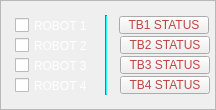
   <widget class="QFrame" name="robotViewerBase">
    <property name="geometry">
     <rect>
      <x>1063</x>
      <y>100</y>
      <width>216</width>
      <height>110</height>
     </rect>
    </property>
    <property name="frameShape">
     <enum>QFrame::StyledPanel</enum>
    </property>
    <property name="frameShadow">
     <enum>QFrame::Raised</enum>
    </property>
    <widget class="Line" name="robot_Viewer_Line">
     <property name="geometry">
      <rect>
       <x>105</x>
       <y>15</y>
       <width>2</width>
       <height>80</height>
      </rect>
     </property>
     <property name="styleSheet">
      <string notr="true">background: #1DDED8;</string>
     </property>
     <property name="orientation">
      <enum>Qt::Vertical</enum>
     </property>
    </widget>
    <widget class="QPushButton" name="robot_TB1_Status">
     <property name="geometry">
      <rect>
       <x>119</x>
       <y>16</y>
       <width>90</width>
       <height>18</height>
      </rect>
     </property>
     <property name="styleSheet">
      <string notr="true">color: rgb(193, 69, 69);
font: 7pt &quot;Khmer OS&quot;;</string>
     </property>
     <property name="text">
      <string>TB1 STATUS</string>
     </property>
    </widget>
    <widget class="QCheckBox" name="robot_TB1_Viewer">
     <property name="geometry">
      <rect>
       <x>15</x>
       <y>15</y>
       <width>80</width>
       <height>21</height>
      </rect>
     </property>
     <property name="styleSheet">
      <string notr="true">color: white;</string>
     </property>
     <property name="text">
      <string>ROBOT 1</string>
     </property>
    </widget>
    <widget class="QCheckBox" name="robot_TB2_Viewer">
     <property name="geometry">
      <rect>
       <x>15</x>
       <y>35</y>
       <width>81</width>
       <height>21</height>
      </rect>
     </property>
     <property name="styleSheet">
      <string notr="true">color: white;</string>
     </property>
     <property name="text">
      <string>ROBOT 2</string>
     </property>
    </widget>
    <widget class="QCheckBox" name="robot_TB3_Viewer">
     <property name="geometry">
      <rect>
       <x>15</x>
       <y>55</y>
       <width>81</width>
       <height>21</height>
      </rect>
     </property>
     <property name="styleSheet">
      <string notr="true">color: white;</string>
     </property>
     <property name="text">
      <string>ROBOT 3</string>
     </property>
    </widget>
    <widget class="QCheckBox" name="robot_TB4_Viewer">
     <property name="geometry">
      <rect>
       <x>15</x>
       <y>75</y>
       <width>81</width>
       <height>21</height>
      </rect>
     </property>
     <property name="styleSheet">
      <string notr="true">color: white;</string>
     </property>
     <property name="text">
      <string>ROBOT 4</string>
     </property>
    </widget>
    <widget class="QPushButton" name="robot_TB2_Status">
     <property name="geometry">
      <rect>
       <x>120</x>
       <y>36</y>
       <width>90</width>
       <height>18</height>
      </rect>
     </property>
     <property name="styleSheet">
      <string notr="true">color: rgb(193, 69, 69);
font: 7pt &quot;Khmer OS&quot;;</string>
     </property>
     <property name="text">
      <string>TB2 STATUS</string>
     </property>
    </widget>
    <widget class="QPushButton" name="robot_TB3_Status">
     <property name="geometry">
      <rect>
       <x>120</x>
       <y>56</y>
       <width>90</width>
       <height>18</height>
      </rect>
     </property>
     <property name="styleSheet">
      <string notr="true">color: rgb(193, 69, 69);
font: 7pt &quot;Khmer OS&quot;;</string>
     </property>
     <property name="text">
      <string>TB3 STATUS</string>
     </property>
    </widget>
    <widget class="QPushButton" name="robot_TB4_Status">
     <property name="geometry">
      <rect>
       <x>120</x>
       <y>76</y>
       <width>90</width>
       <height>18</height>
      </rect>
     </property>
     <property name="styleSheet">
      <string notr="true">color: rgb(193, 69, 69);
font: 7pt &quot;Khmer OS&quot;;</string>
     </property>
     <property name="text">
      <string>TB4 STATUS</string>
     </property>
    </widget>
   </widget>
